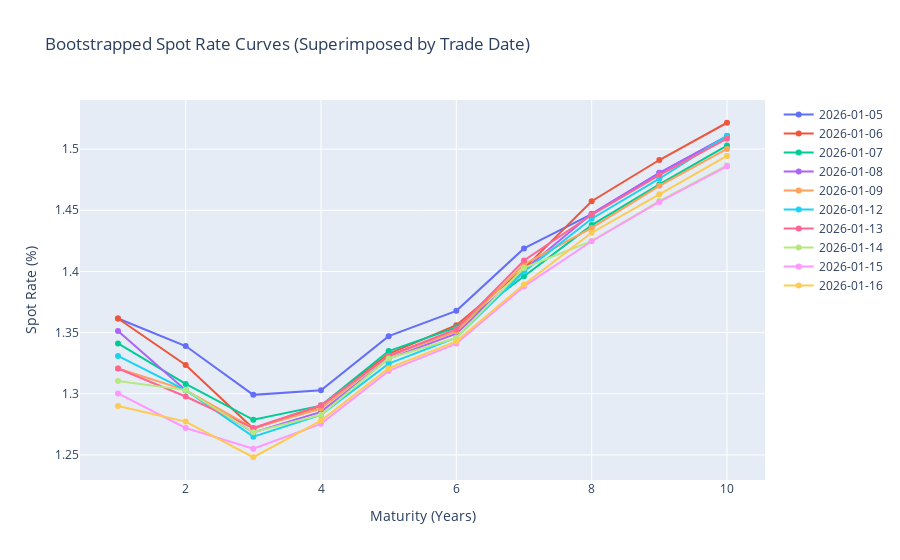

Source (notebook cell):
### Code cell
fig = go.Figure()  # reset every run

for date_key in sorted(bond_dict.keys()):
    bonds_sorted = sorted(bond_dict[date_key], key=lambda x: x[2])

    spot_rates = bootstrap_spot_rate_curve(bonds_sorted)
    maturities = [b[2] for b in bonds_sorted]  # or b[2]/2.0 for half-year periods

    fig.add_trace(
        go.Scatter(
            x=maturities,
            y=np.array(spot_rates, dtype=float) * 100.0,
            mode="lines+markers",
            name=str(date_key).strip(),
        )
    )

fig.update_layout(
    title="Bootstrapped Spot Rate Curves (Superimposed by Trade Date)",
    xaxis_title="Maturity (Years)",
    yaxis_title="Spot Rate (%)",
)
fig.show()

### Figure 1 — Plotly figure (JSON) as saved in the notebook; plotly's stock layout.template omitted (floating-point values rounded to 4 significant figures)
{"data": [{"mode": "lines+markers", "name": "2026-01-05", "type": "scatter", "x": [1, 2, 3, 4, 5, 6, 7, 8, 9, 10], "y": [1.362, 1.339, 1.299, 1.303, 1.347, 1.368, 1.419, 1.447, 1.48, 1.511]}, {"mode": "lines+markers", "name": "2026-01-06", "type": "scatter", "x": [1, 2, 3, 4, 5, 6, 7, 8, 9, 10], "y": [1.362, 1.324, 1.272, 1.29, 1.333, 1.356, 1.402, 1.457, 1.491, 1.522]}, {"mode": "lines+markers", "name": "2026-01-07", "type": "scatter", "x": [1, 2, 3, 4, 5, 6, 7, 8, 9, 10], "y": [1.341, 1.308, 1.279, 1.29, 1.335, 1.354, 1.396, 1.438, 1.471, 1.503]}, {"mode": "lines+markers", "name": "2026-01-08", "type": "scatter", "x": [1, 2, 3, 4, 5, 6, 7, 8, 9, 10], "y": [1.351, 1.303, 1.268, 1.285, 1.329, 1.349, 1.401, 1.447, 1.481, 1.51]}, {"mode": "lines+markers", "name": "2026-01-09", "type": "scatter", "x": [1, 2, 3, 4, 5, 6, 7, 8, 9, 10], "y": [1.321, 1.303, 1.272, 1.288, 1.331, 1.351, 1.406, 1.436, 1.47, 1.5]}, {"mode": "lines+markers", "name": "2026-01-12", "type": "scatter", "x": [1, 2, 3, 4, 5, 6, 7, 8, 9, 10], "y": [1.331, 1.303, 1.265, 1.283, 1.325, 1.346, 1.4, 1.443, 1.476, 1.511]}, {"mode": "lines+markers", "name": "2026-01-13", "type": "scatter", "x": [1, 2, 3, 4, 5, 6, 7, 8, 9, 10], "y": [1.321, 1.298, 1.272, 1.291, 1.331, 1.353, 1.409, 1.446, 1.479, 1.509]}, {"mode": "lines+markers", "name": "2026-01-14", "type": "scatter", "x": [1, 2, 3, 4, 5, 6, 7, 8, 9, 10], "y": [1.31, 1.303, 1.269, 1.283, 1.329, 1.346, 1.403, 1.425, 1.458, 1.487]}, {"mode": "lines+markers", "name": "2026-01-15", "type": "scatter", "x": [1, 2, 3, 4, 5, 6, 7, 8, 9, 10], "y": [1.3, 1.272, 1.255, 1.275, 1.319, 1.341, 1.388, 1.425, 1.457, 1.486]}, {"mode": "lines+markers", "name": "2026-01-16", "type": "scatter", "x": [1, 2, 3, 4, 5, 6, 7, 8, 9, 10], "y": [1.29, 1.277, 1.248, 1.278, 1.321, 1.343, 1.389, 1.432, 1.463, 1.494]}], "layout": {"title": {"text": "Bootstrapped Spot Rate Curves (Superimposed by Trade Date)"}, "xaxis": {"title": {"text": "Maturity (Years)"}}, "yaxis": {"title": {"text": "Spot Rate (%)"}}}}
